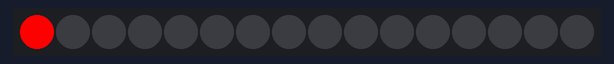
A sketch run on a simulated Arduino Uno, built with avr-gcc and run on an emulated ATmega328P. On the bench: 16 RGB LEDs in strip order, left to right. Random numbers use the default seed unless the sketch sets one.

Above: at 0.15 s.
At 5.02 s:
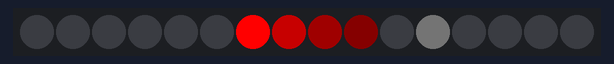
At 9.89 s:
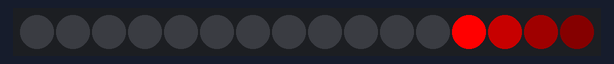
At 19.94 s:
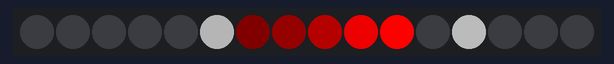
At 29.69 s:
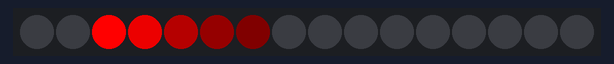
At 39.74 s:
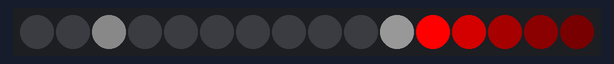

The sketch:

ex09_scanner.ino
```cpp
/** "Larson scanner" animation for Holly's jacket.
 *
 * Turns the seven LEDs on in a back-and-forth scan pattern
 * with a decaying fade as the scan passes by.
 *
 * Uses the pixels.getPixelColor() to retrieve the current color,
 * and then does bit-manipulation to decay by a factor of 7/8th
 * each time.
 *
 * The speed of the scan is limited to keep it visible.
 * But we want to update the decaying values more frequently,
 * so a skip variable is used.
 */
#include <Adafruit_NeoPixel.h>

#define PIN		6
#define NUM_PIXELS	16

Adafruit_NeoPixel pixels = Adafruit_NeoPixel(
	NUM_PIXELS,			// how many pixels on strip?
	PIN,				// output pin?
	NEO_GRB + NEO_KHZ800		// type of pixels?
);

int position = 0;
int direction = 1;
unsigned skip = 0;

void setup() {
	pixels.begin();
}

void loop() {
	// fade all the pixels
	for(int i = 0 ; i < NUM_PIXELS ; i++)
	{
		uint32_t c = pixels.getPixelColor(i);
		int r = (c >> 16) & 0xFF;
		int g = (c >>  8) & 0xFF;
		int b = (c >>  0) & 0xFF;

		r = (r * 7) / 8;
		g = (g * 7) / 8;
		b = (b * 7) / 8;
		pixels.setPixelColor(i, r, g, b);
	}

	// and now turn on just the one at position
	pixels.setPixelColor(position, 255, 0, 0);

	if (random(50) == 0)
		pixels.setPixelColor(random(NUM_PIXELS), 255, 255, 255);

	if (skip++ % 8 == 0){

	//{
		//position = (position + NUM_PIXELS + direction) % NUM_PIXELS;
		//if (position == 0 || position == NUM_PIXELS-1)
			//direction = -direction;
	//}

		if (position == 0)
			direction = +1;
		if (position == NUM_PIXELS-1)
			direction = -1;
		position = position + direction;
	}

	pixels.show();
	delay(10);
}
```
